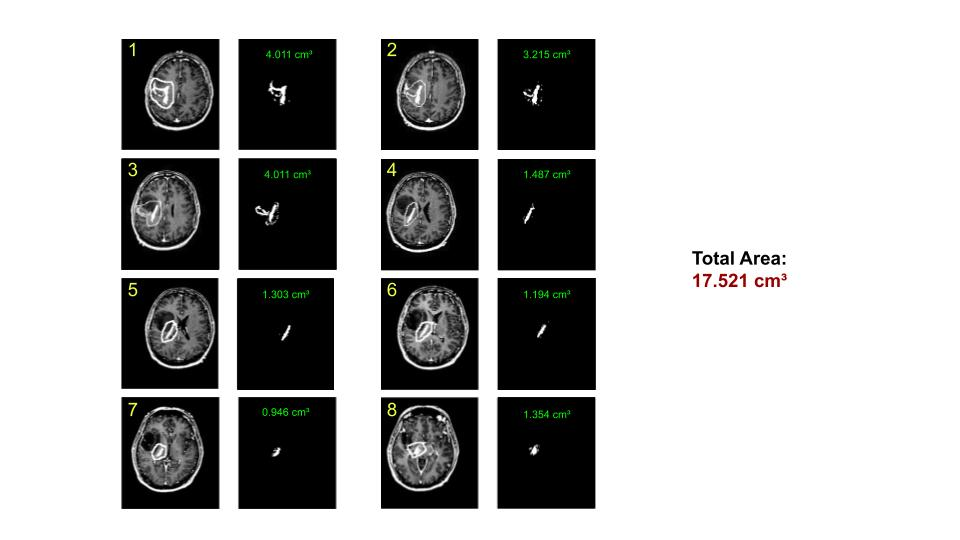
#> input picture cv_presentation.jpg, 960 x 540 px; its folder holds only this picture in this run; the run also reads 1 picture not shown here
$ python tumor_size.py .
#> lines starting #> are read from the running program, lines starting #| are printed output that depends on the picture; after the words box and inside, x2 and y2 are one past the last pixel; in counts of white or black regions, pixels touching at a corner belong together
import argparse
import os
import cv2
import numpy as np


class TumorSize:
    def __init__(self, scan_area, seg_width, dir):
        self.vols = {}  # tumors' volumes
        self.scan_area = scan_area
        self.seg_width = seg_width
        self.dir = dir
        self.rows, self.cols = 0, 0

        self.dir = dir
        self.calculate()

    def get_area(self, image):
        # get number of white pixels in an image
        height, width = image.shape
        num = 0
        for i in range(height):
            for j in range(width):
                if image[i, j] == 255:
                    num += 1
        return num

    def fill_boundaries(self, boundary):
        # find centroids and fill contours
        mask = np.copy(boundary)
        pattern = [0, 255, 0, 255, 0]

        for i in range(self.rows):
            pattern = [0, 255, 0, 255, 0]
            pos_255 = []
            for j in range(self.cols):
                val = mask[i, j]
                if val == pattern[0]:
                    pattern.pop(0)
                    if val == 255:
                        pos_255.append(j)
                        continue

                    if not pattern:
                        mask[i, pos_255[0]: pos_255[1]] = 255
                        break
        return mask

    def refine_mask(self, mask, boundary):
        boundary_inv = cv2.bitwise_not(boundary)
        mask = cv2.bitwise_and(mask, boundary_inv)
        return mask

    def calculate(self):
        os.chdir(self.dir)
        if not os.path.exists("output"):
            os.mkdir("output")
        images_names = os.listdir(os.getcwd())
        for N, image_name in enumerate(sorted(images_names)):
            if "." not in image_name:
                continue
            img = cv2.imread(image_name, 0)
#> img: shape (540, 960); min 0, max 255, mean 176.7
            self.rows, self.cols = img.shape
#> self.rows = 540; self.cols = 960

            _, boundary = cv2.threshold(img, 254, 255, cv2.THRESH_BINARY)
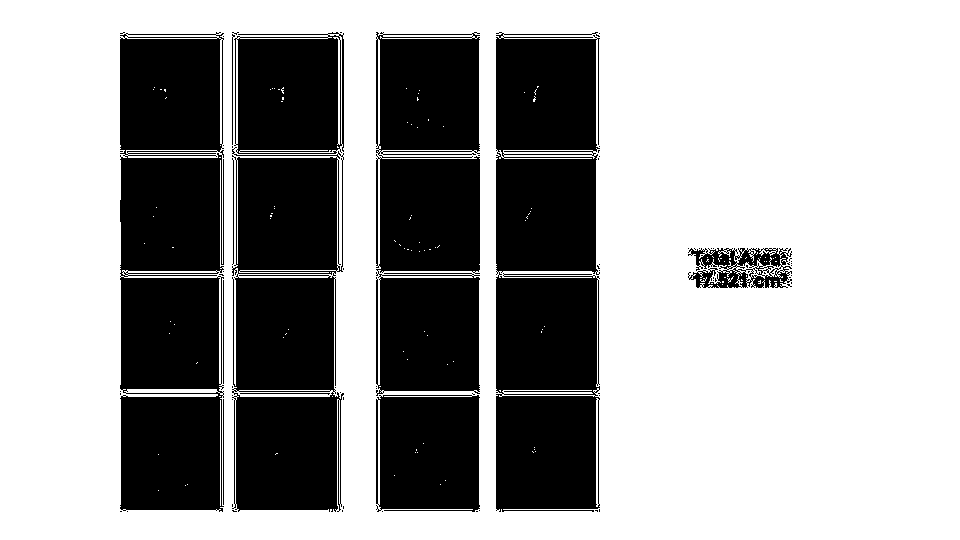
#> boundary: shape (540, 960); 63.6% white; 75 black regions (63 under 20 px), largest, box (x1, y1, x2, y2) and area: (496, 32, 600, 512) 46314, (120, 32, 224, 512) 45852, (232, 147, 344, 512) 35023
            mask = self.fill_boundaries(boundary)
#> after the loop in fill_boundaries, `for i in range(self.rows):`:
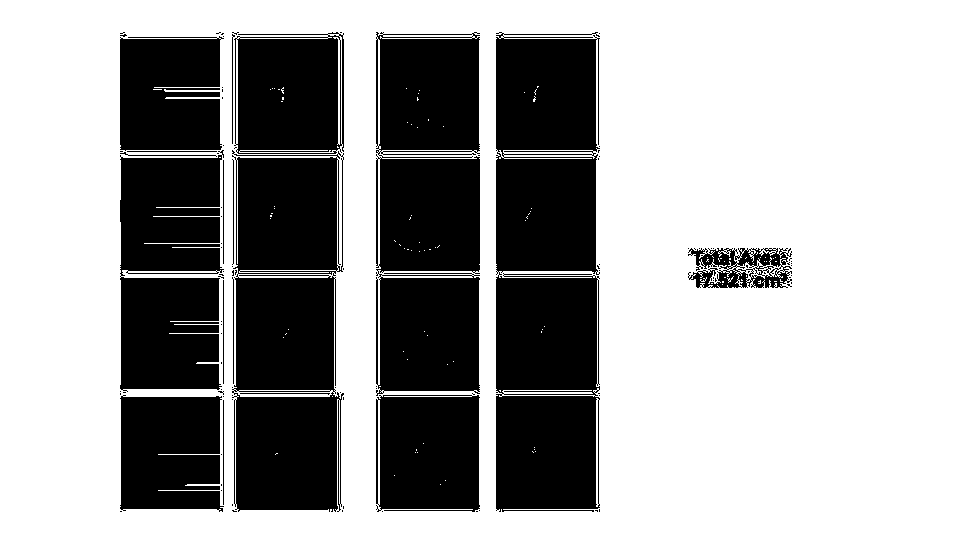
#> mask: shape (540, 960); 64% white; 106 black regions (88 under 20 px), largest, box (x1, y1, x2, y2) and area: (496, 32, 600, 512) 46314, (232, 150, 344, 512) 34880, (376, 32, 480, 396) 34808
            mask = self.refine_mask(mask, boundary)
#> in refine_mask, `mask = cv2.bitwise_and(mask, boundary_inv)`:
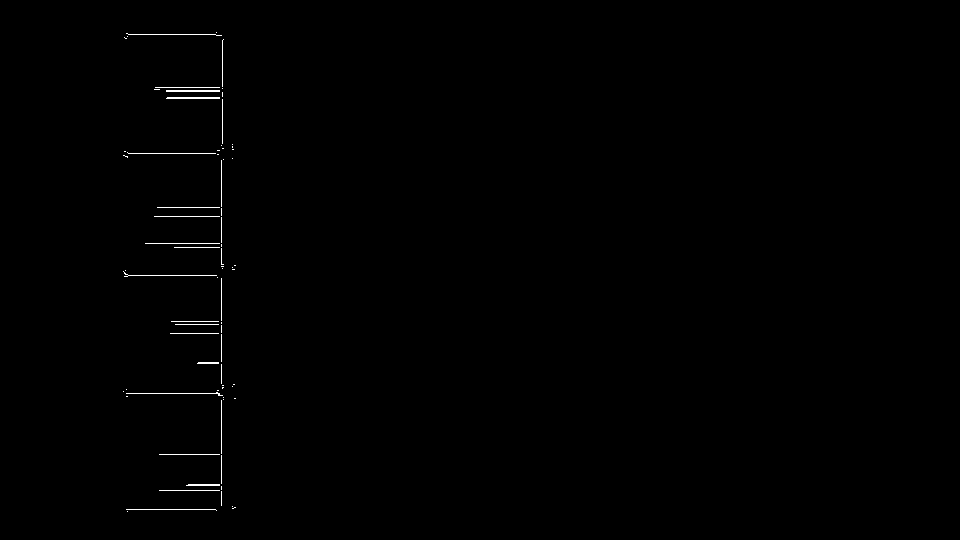
#> mask: shape (540, 960); 0.36% white in thin lines or dots, all inside (x1, y1, x2, y2) = (123, 32, 236, 512)

            # preprocess image before applying mask
            area = self.get_area(mask)
#> area = 1856
            size = int((area / np.pi) ** 0.5)
#> size = 24
            size -= (size % 2) - 1
#> size = 25
            thresh_type = cv2.ADAPTIVE_THRESH_MEAN_C
            image_proc = cv2.adaptiveThreshold(
                img, 255, thresh_type, cv2.THRESH_BINARY, size, 0)
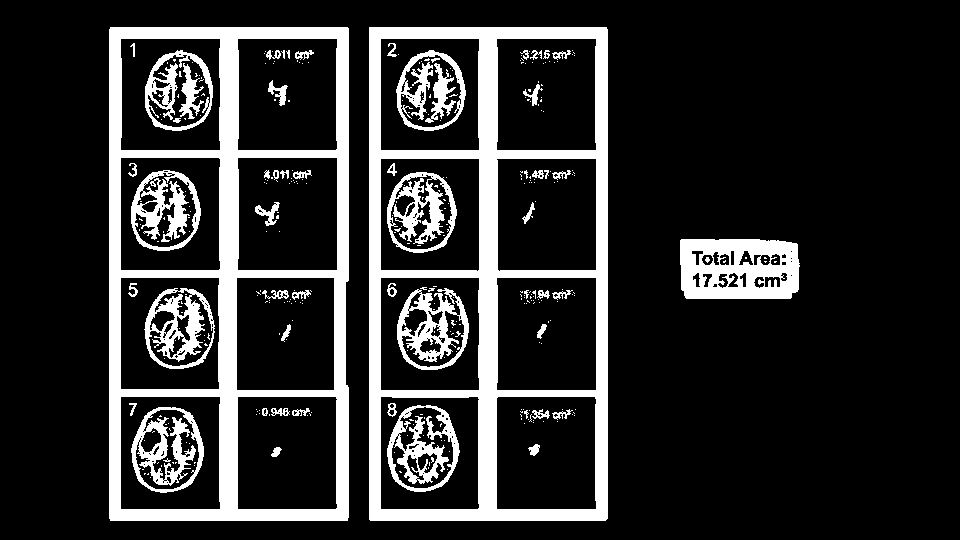
#> image_proc: shape (540, 960); 17.7% white; 337 white regions (280 under 20 px), largest, box (x1, y1, x2, y2) and area: (369, 27, 608, 521) 31023, (109, 27, 349, 521) 30957, (680, 239, 800, 299) 5730
            result = cv2.bitwise_and(mask, image_proc)
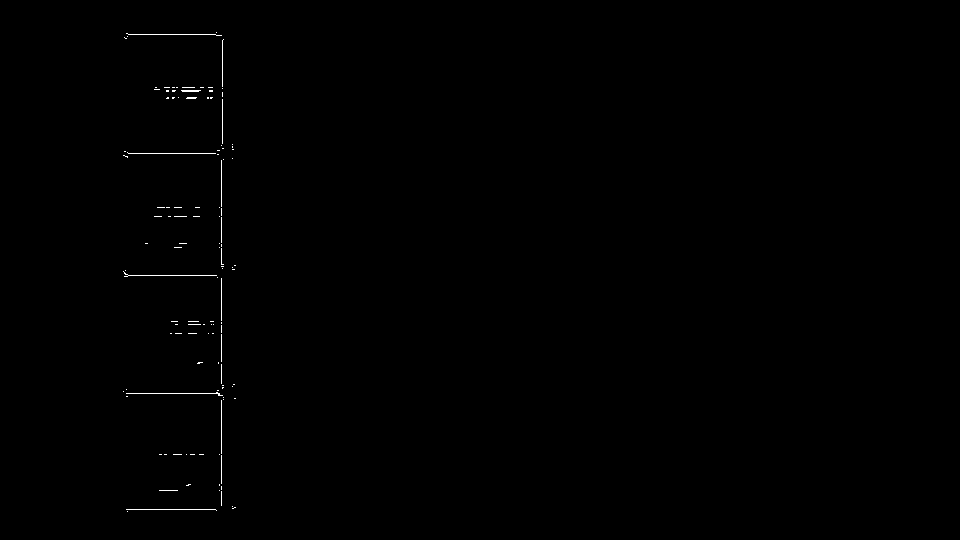
#> result: shape (540, 960); 0.25% white in thin lines or dots, all inside (x1, y1, x2, y2) = (123, 32, 236, 512)
            path = os.path.join("output", image_name.replace(
                image_name.split(".")[0], image_name.split(".")[0] + "_tumor"))
            cv2.imwrite(path, result)

            pixels_num = result.shape[0] * result.shape[1]
#> pixels_num = 518400
            area_per_pixel = self.scan_area / pixels_num
#> area_per_pixel = 3.09e-07
            tumor_area_pixel = self.get_area(result)
#> tumor_area_pixel = 1294
            tumor_area_msquared = tumor_area_pixel * area_per_pixel
#> tumor_area_msquared = 0.000399
            self.vols[image_name] = tumor_area_msquared * self.seg_width

        total = 0
        for name, vol in self.vols.items():
            vol *= 1e6  # to cm cubed
            vol = round(vol, 3)
            total += vol
            print(f"Tumor Area in {name}\t= {vol}\tcm\u00b3")
        print()
        print(f"Tumor Total Area: {round(total, 3)} cm\u00b3")


if __name__ == '__main__':
    import argparse
    parser = argparse.ArgumentParser(
        description='Calculated brain tumor volume from outlined MRI images')
    parser.add_argument('--scan_shape', type=float, nargs='+', default=(0.4, 0.4),
                        help='height and width of scan area in meters')
    parser.add_argument('--seg_width', type=float, default=2e-3,
                        help='distance in meters between two consecutive MRI scans')
    parser.add_argument('dir', type=str,
                        help='directory containing MRI scans')
    args = parser.parse_args()

    scan_area = args.scan_shape[0] * args.scan_shape[1]
#> (the run stopped early here; a loop or call above may not have finished)
